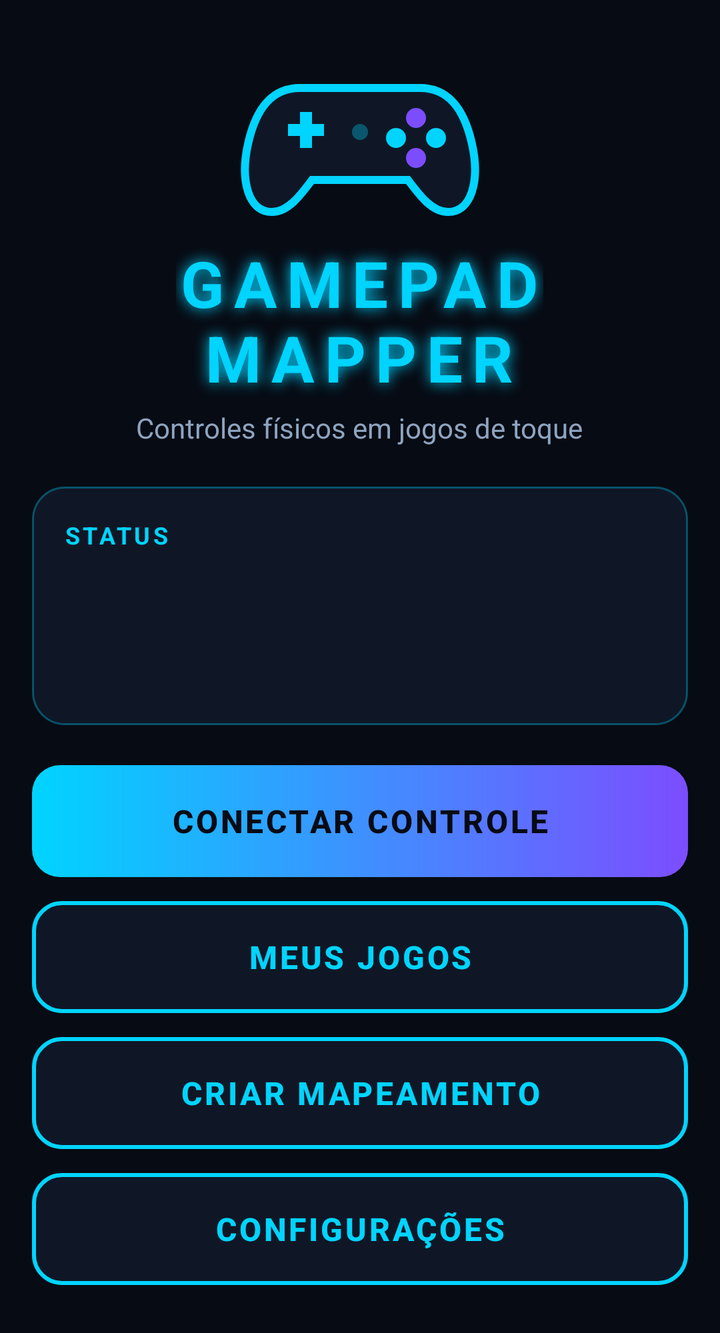
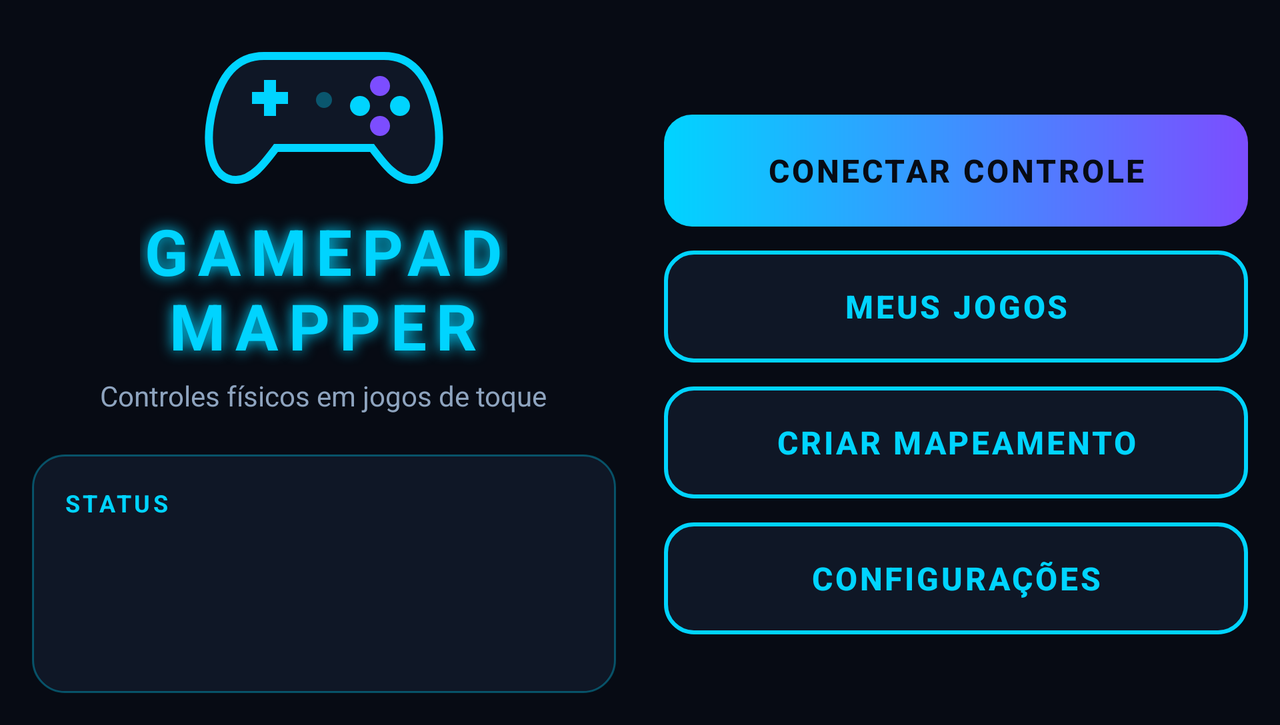

First picture: res/layout/ on a phone held upright. Second picture: the repository's own variant of that layout, on a device whose configuration matches the variant's folder. Source for both follows.
<!-- AndroidManifest.xml: application theme Theme.GamepadMapper -->
<!-- res/layout/activity_main.xml -->
<?xml version="1.0" encoding="utf-8"?>
<ScrollView xmlns:android="http://schemas.android.com/apk/res/android"
    android:layout_width="match_parent"
    android:layout_height="match_parent"
    android:fillViewport="true">

    <LinearLayout
        android:layout_width="match_parent"
        android:layout_height="wrap_content"
        android:gravity="center_horizontal"
        android:orientation="vertical"
        android:paddingStart="@dimen/screen_padding"
        android:paddingEnd="@dimen/screen_padding"
        android:paddingTop="32dp"
        android:paddingBottom="24dp">

        <ImageView
            android:layout_width="120dp"
            android:layout_height="80dp"
            android:contentDescription="@string/app_name"
            android:src="@drawable/ic_logo" />

        <TextView
            android:layout_width="wrap_content"
            android:layout_height="wrap_content"
            android:layout_marginTop="8dp"
            android:gravity="center"
            android:letterSpacing="0.15"
            android:shadowColor="@color/neon_blue"
            android:shadowRadius="18"
            android:text="@string/logo_title"
            android:textColor="@color/neon_blue"
            android:textSize="32sp"
            android:textStyle="bold" />

        <TextView
            android:layout_width="wrap_content"
            android:layout_height="wrap_content"
            android:layout_marginTop="4dp"
            android:text="@string/tagline"
            android:textColor="@color/text_secondary"
            android:textSize="14sp" />

        <LinearLayout
            android:id="@+id/statusCard"
            style="@style/Card"
            android:layout_width="match_parent"
            android:layout_height="wrap_content"
            android:layout_marginTop="20dp"
            android:clickable="true"
            android:focusable="true"
            android:foreground="?android:attr/selectableItemBackground"
            android:orientation="vertical">

            <TextView
                android:layout_width="wrap_content"
                android:layout_height="wrap_content"
                android:text="@string/status_title"
                android:textColor="@color/neon_blue"
                android:textSize="12sp"
                android:textStyle="bold"
                android:letterSpacing="0.12" />

            <TextView android:id="@+id/statusService" android:layout_width="match_parent" android:layout_height="wrap_content" android:layout_marginTop="6dp" android:textColor="@color/text_primary" android:textSize="14sp" />
            <TextView android:id="@+id/statusController" android:layout_width="match_parent" android:layout_height="wrap_content" android:layout_marginTop="4dp" android:textColor="@color/text_primary" android:textSize="14sp" />
            <TextView android:id="@+id/statusProfile" android:layout_width="match_parent" android:layout_height="wrap_content" android:layout_marginTop="4dp" android:textColor="@color/text_primary" android:textSize="14sp" />
        </LinearLayout>

        <LinearLayout
            android:layout_width="match_parent"
            android:layout_height="wrap_content"
            android:layout_marginTop="8dp"
            android:orientation="vertical">
            <Button android:id="@+id/btnConnect" style="@style/NeonButton.Filled" android:text="@string/btn_connect" />
            <Button android:id="@+id/btnMyGames" style="@style/NeonButton" android:text="@string/btn_my_games" />
            <Button android:id="@+id/btnCreate" style="@style/NeonButton" android:text="@string/btn_create" />
            <Button android:id="@+id/btnSettings" style="@style/NeonButton" android:text="@string/btn_settings" />
        </LinearLayout>
    </LinearLayout>
</ScrollView>
<!-- resources referenced by this layout -->
<resources>
  <color name="neon_blue">#FF00D4FF</color>
  <color name="text_primary">#FFE8F4FF</color>
  <color name="text_secondary">#FF8EA4BF</color>
  <dimen name="screen_padding">16dp</dimen>
  <string name="app_name">Gamepad Mapper</string>
  <string name="btn_connect">CONECTAR CONTROLE</string>
  <string name="btn_create">CRIAR MAPEAMENTO</string>
  <string name="btn_my_games">MEUS JOGOS</string>
  <string name="btn_settings">CONFIGURAÇÕES</string>
  <string name="logo_title">GAMEPAD\nMAPPER</string>
  <string name="status_title">STATUS</string>
  <string name="tagline">Controles físicos em jogos de toque</string>
  <style name="Card">
          <item name="android:background">@drawable/bg_card</item>
          <item name="android:padding">16dp</item>
      </style>
  <style name="NeonButton" parent="android:Widget.Material.Button.Borderless">
          <item name="android:layout_width">match_parent</item>
          <item name="android:layout_height">@dimen/button_height</item>
          <item name="android:background">@drawable/btn_neon</item>
          <item name="android:textColor">@color/neon_blue</item>
          <item name="android:textSize">16sp</item>
          <item name="android:textStyle">bold</item>
          <item name="android:letterSpacing">0.08</item>
          <item name="android:gravity">center</item>
          <item name="android:layout_marginTop">12dp</item>
      </style>
  <style name="NeonButton.Filled">
          <item name="android:background">@drawable/btn_neon_filled</item>
          <item name="android:textColor">@color/bg_dark</item>
      </style>
  <!-- drawable bg_card (drawable) -->
  <?xml version="1.0" encoding="utf-8"?>
  <shape xmlns:android="http://schemas.android.com/apk/res/android" android:shape="rectangle">
      <corners android:radius="@dimen/card_radius" />
      <solid android:color="@color/bg_card" />
      <stroke android:width="1dp" android:color="@color/neon_blue_dim" />
  </shape>
  <dimen name="button_height">56dp</dimen>
  <!-- drawable btn_neon (drawable) -->
  <?xml version="1.0" encoding="utf-8"?>
  <ripple xmlns:android="http://schemas.android.com/apk/res/android" android:color="@color/neon_blue_dim">
      <item>
          <shape android:shape="rectangle">
              <corners android:radius="14dp" />
              <solid android:color="@color/bg_card" />
              <stroke android:width="2dp" android:color="@color/neon_blue" />
          </shape>
      </item>
  </ripple>
  <!-- drawable btn_neon_filled (drawable) -->
  <?xml version="1.0" encoding="utf-8"?>
  <ripple xmlns:android="http://schemas.android.com/apk/res/android" android:color="#66FFFFFF">
      <item>
          <shape android:shape="rectangle">
              <corners android:radius="14dp" />
              <gradient android:angle="0" android:startColor="@color/neon_blue" android:endColor="@color/neon_purple" />
          </shape>
      </item>
  </ripple>
  <color name="bg_dark">#FF070B14</color>
  <style name="Theme.GamepadMapper.Dialog" parent="android:Theme.Material.Dialog.Alert">
          <item name="android:colorAccent">@color/neon_blue</item>
          <item name="android:colorBackground">@color/bg_card</item>
          <item name="android:textColorPrimary">@color/text_primary</item>
          <item name="android:textColorSecondary">@color/text_secondary</item>
      </style>
  <dimen name="card_radius">16dp</dimen>
  <color name="bg_card">#FF0F1726</color>
  <color name="neon_blue_dim">#5500D4FF</color>
  <color name="neon_purple">#FF7C4DFF</color>
  <!-- some entries are left out for length -->
</resources>
<!-- res/layout-land/activity_main.xml (the repository's variant of the layout above) -->
<!-- drawn on the phone turned sideways -->
<?xml version="1.0" encoding="utf-8"?>
<ScrollView xmlns:android="http://schemas.android.com/apk/res/android"
    android:layout_width="match_parent"
    android:layout_height="match_parent"
    android:fillViewport="true">

    <LinearLayout
        android:layout_width="match_parent"
        android:layout_height="wrap_content"
        android:baselineAligned="false"
        android:gravity="center_vertical"
        android:orientation="horizontal"
        android:paddingStart="@dimen/screen_padding"
        android:paddingEnd="@dimen/screen_padding"
        android:paddingTop="16dp"
        android:paddingBottom="16dp">

        <LinearLayout
            android:layout_width="0dp"
            android:layout_height="wrap_content"
            android:layout_weight="1"
            android:layout_marginEnd="24dp"
            android:gravity="center_horizontal"
            android:orientation="vertical">
        <ImageView
            android:layout_width="120dp"
            android:layout_height="80dp"
            android:contentDescription="@string/app_name"
            android:src="@drawable/ic_logo" />

        <TextView
            android:layout_width="wrap_content"
            android:layout_height="wrap_content"
            android:layout_marginTop="8dp"
            android:gravity="center"
            android:letterSpacing="0.15"
            android:shadowColor="@color/neon_blue"
            android:shadowRadius="18"
            android:text="@string/logo_title"
            android:textColor="@color/neon_blue"
            android:textSize="32sp"
            android:textStyle="bold" />

        <TextView
            android:layout_width="wrap_content"
            android:layout_height="wrap_content"
            android:layout_marginTop="4dp"
            android:text="@string/tagline"
            android:textColor="@color/text_secondary"
            android:textSize="14sp" />

        <LinearLayout
            android:id="@+id/statusCard"
            style="@style/Card"
            android:layout_width="match_parent"
            android:layout_height="wrap_content"
            android:layout_marginTop="20dp"
            android:clickable="true"
            android:focusable="true"
            android:foreground="?android:attr/selectableItemBackground"
            android:orientation="vertical">

            <TextView
                android:layout_width="wrap_content"
                android:layout_height="wrap_content"
                android:text="@string/status_title"
                android:textColor="@color/neon_blue"
                android:textSize="12sp"
                android:textStyle="bold"
                android:letterSpacing="0.12" />

            <TextView android:id="@+id/statusService" android:layout_width="match_parent" android:layout_height="wrap_content" android:layout_marginTop="6dp" android:textColor="@color/text_primary" android:textSize="14sp" />
            <TextView android:id="@+id/statusController" android:layout_width="match_parent" android:layout_height="wrap_content" android:layout_marginTop="4dp" android:textColor="@color/text_primary" android:textSize="14sp" />
            <TextView android:id="@+id/statusProfile" android:layout_width="match_parent" android:layout_height="wrap_content" android:layout_marginTop="4dp" android:textColor="@color/text_primary" android:textSize="14sp" />
        </LinearLayout>
        </LinearLayout>

        <LinearLayout
            android:layout_width="0dp"
            android:layout_height="wrap_content"
            android:layout_weight="1"
            android:orientation="vertical">
            <Button android:id="@+id/btnConnect" style="@style/NeonButton.Filled" android:text="@string/btn_connect" />
            <Button android:id="@+id/btnMyGames" style="@style/NeonButton" android:text="@string/btn_my_games" />
            <Button android:id="@+id/btnCreate" style="@style/NeonButton" android:text="@string/btn_create" />
            <Button android:id="@+id/btnSettings" style="@style/NeonButton" android:text="@string/btn_settings" />
        </LinearLayout>
    </LinearLayout>
</ScrollView>
